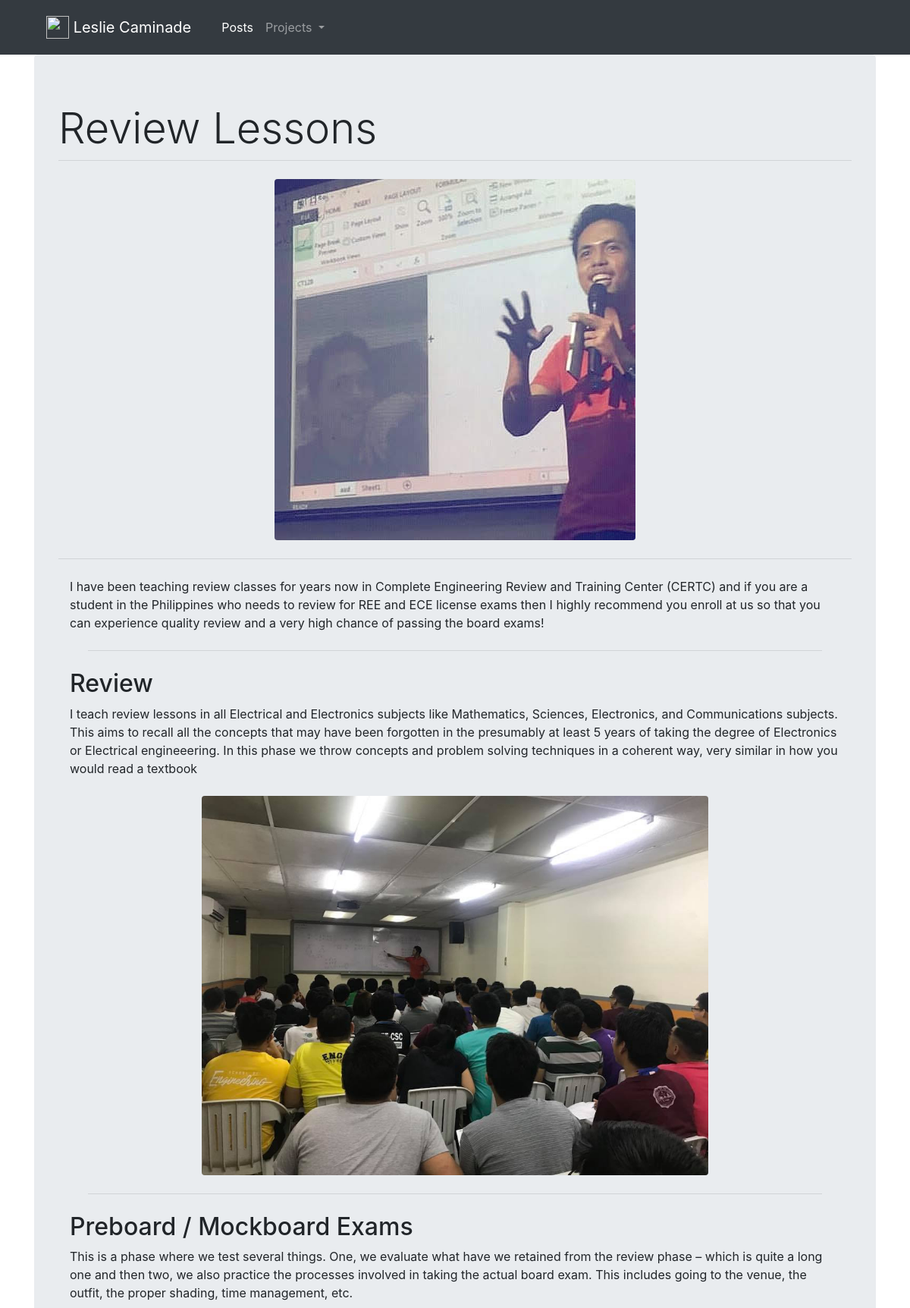
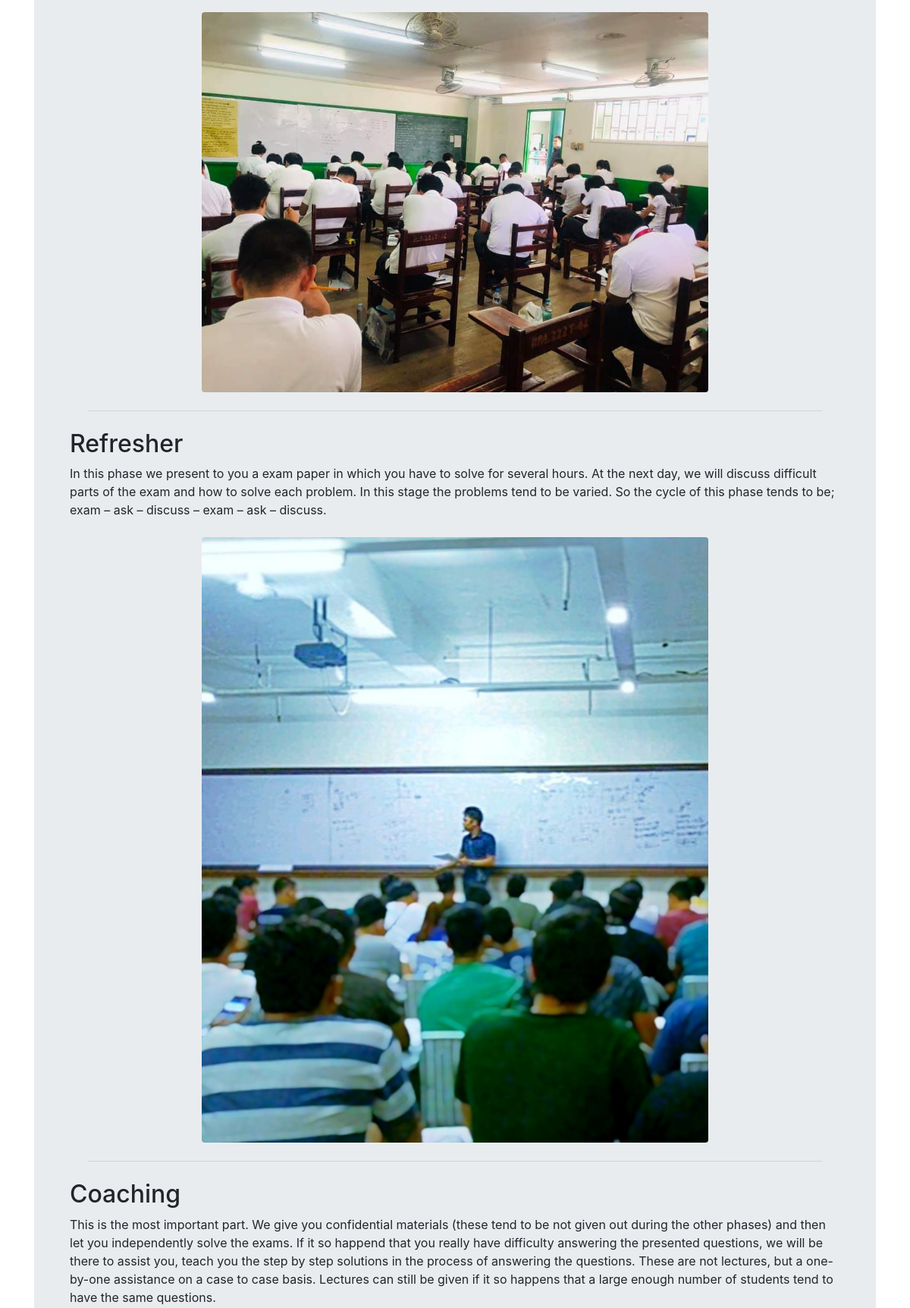
The page /page/6 (upper part) on the database its author committed (2 pictures, top to bottom).
### main_app/models.py (models this page shows)
class Page(models.Model):
    author = models.ForeignKey('auth.User', on_delete = models.PROTECT, blank = True)
    title = models.CharField(max_length = 200, blank = True)
    thumbnail = models.ImageField(upload_to = 'thumbnail/', blank = True)
    content_1 = models.TextField(blank = True)
    inline_1 = models.ImageField(upload_to='inlines/', blank = True)
    content_2 = models.TextField(blank = True)
    inline_2 = models.ImageField(upload_to='inlines/', blank = True)
    content_3 = models.TextField(blank = True)
    inline_3 = models.ImageField(upload_to='inlines/', blank = True)
    content_4 = models.TextField(blank = True)
    inline_4 = models.ImageField(upload_to='inlines/', blank = True)
    content_5 = models.TextField(blank = True)
    inline_5 = models.ImageField(upload_to='inlines/', blank = True)

### main_app/views.py (the view)
# urls.py: path('page/<pk>', views.page_detail, name = 'page_detail'),
def page_detail(request, pk):
    pages_list = Page.objects.order_by('title')
    page = Page.objects.get(pk=pk)
    context_dict = {
        'page':page,
        'pages_list':pages_list,
        }
    return render(request, 'main_app/page_detail.html', context_dict)

### templates/main_app/page_detail.html (shortened to what this page needs)
{% extends 'main_app/base.html' %}
{% block content %}
<h1 class = "display-4">{{page.title}}</h1>
<hr class="my-1">
{% if page.thumbnail %}
<div class="container">
  <img src="{{ page.thumbnail.url }}" class="img-fluid rounded mx-auto d-block m-4 " alt="thumbnail image">
</div>
{% endif %}
<hr class="my-4">
{% if page.content_1 %}
<div class="container">
  <p>{{page.content_1 | safe}}</p>
</div>
{% endif %}
{% if page.inline_1 %}
<div class="container col-8">
  <img src="{{ page.inline_1.url }}" class="img-fluid rounded mx-auto d-block m-4 " alt="inline image">
</div>
{% endif %}
{% if page.content_2 %}
<div class="container">
  <p>{{page.content_2 | safe}}</p>
</div>
{% endif %}
{% if page.inline_2 %}
<div class="container col-8">
  <img src="{{ page.inline_2.url }}" class="img-fluid rounded mx-auto d-block m-4 " alt="inline image">
</div>
{% endif %}
{% if page.content_3 %}
<div class="container">
  <p>{{page.content_3 | safe}}</p>
</div>
{% endif %}
{% if page.inline_3 %}
<div class="container col-8">
  <img src="{{ page.inline_3.url }}" class="img-fluid rounded mx-auto d-block m-4 " alt="inline image">
</div>
{% endif %}
{% if page.content_4 %}
<div class="container">
  <p>{{page.content_4 | safe}}</p>
</div>
{% endif %}
{% endblock %}

### rows shown on the page
Page: title "Review Lessons", thumbnail (picture), content_1 "I have been teaching review classes for years now in Complete Engineering Review and Training Center (CERTC) and if you are a student in the Philippines who needs to review for REE and ECE license exams then I highly recommend you enroll at us so that you can experience quality review and a very high chance of passing the board exams! Review I teach review lessons in all Electrical and Electronics subjects like Mathematics, Sciences, Electronics, and Communications subjects. This aims to recall all the concepts that may have been forgotten in the presumably at least 5 years of taking the degree of Electronics or Electrical engineeering. In this phase we throw concepts and problem solving…", inline_1 (picture), content_2 "Preboard / Mockboard Exams This is a phase where we test several things. One, we evaluate what have we retained from the review phase – which is quite a long one and then two, we also practice the processes involved in taking the actual board exam. This includes going to the venue, the outfit, the proper shading, time management, etc.", inline_2 (picture), content_3 "Refresher In this phase we present to you a exam paper in which you have to solve for several hours. At the next day, we will discuss difficult parts of the exam and how to solve each problem. In this stage the problems tend to be varied. So the cycle of this phase tends to be; exam – ask – discuss – exam – ask – discuss.", inline_3 (picture), content_4 "Coaching This is the most important part. We give you confidential materials (these tend to be not given out during the other phases) and then let you independently solve the exams. If it so happend that you really have difficulty answering the presented questions, we will be there to assist you, teach you the step by step solutions in the process of answering the questions. These are not lectures, but a one-by-one assistance on a case to case basis. Lectures can still be given if it so happens that a large enough number of students tend to have the same questions."
